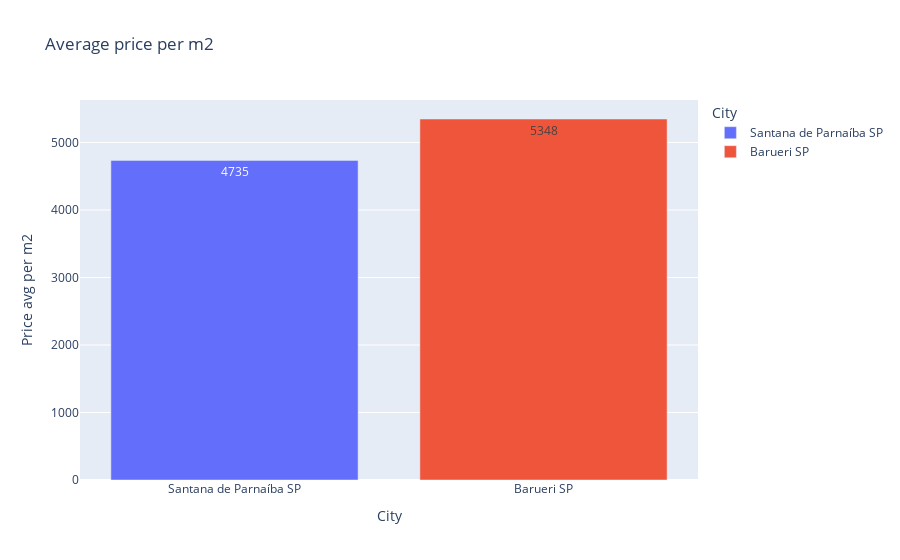

Notebook code for this chart:
### Markdown cell above
### **H2.** Barueri-SP city prices are higher than Santana de Parnaíba-SP.
****

### Code cell
aux1 = df4.groupby('city')['price_m2'].mean().sort_values().reset_index()
aux1['price_m2']= round(aux1['price_m2'],0)

px.bar(data_frame = aux1,
        x='city',
        y='price_m2',
        color='city',
        text='price_m2',
        title = 'Average price per m2',
        labels={'price_m2':'Price avg per m2',
                'city': 'City'           
               }
        )

### Figure 1 — Plotly figure (JSON) as saved in the notebook; plotly's stock layout.template omitted (floating-point values rounded to 4 significant figures)
{"data": [{"alignmentgroup": "True", "hovertemplate": "City=%{x}<br>Price avg per m2=%{text}<extra></extra>", "legendgroup": "Santana de Parnaíba SP", "marker": {"color": "#636efa"}, "name": "Santana de Parnaíba SP", "offsetgroup": "Santana de Parnaíba SP", "orientation": "v", "showlegend": true, "text": [4735], "textposition": "auto", "type": "bar", "x": ["Santana de Parnaíba SP"], "xaxis": "x", "y": [4735], "yaxis": "y"}, {"alignmentgroup": "True", "hovertemplate": "City=%{x}<br>Price avg per m2=%{text}<extra></extra>", "legendgroup": "Barueri SP", "marker": {"color": "#EF553B"}, "name": "Barueri SP", "offsetgroup": "Barueri SP", "orientation": "v", "showlegend": true, "text": [5348], "textposition": "auto", "type": "bar", "x": ["Barueri SP"], "xaxis": "x", "y": [5348], "yaxis": "y"}], "layout": {"barmode": "relative", "legend": {"title": {"text": "City"}, "tracegroupgap": 0}, "title": {"text": "Average price per m2"}, "xaxis": {"anchor": "y", "categoryarray": ["Santana de Parnaíba SP", "Barueri SP"], "categoryorder": "array", "domain": [0, 1], "title": {"text": "City"}}, "yaxis": {"anchor": "x", "domain": [0, 1], "title": {"text": "Price avg per m2"}}}}
